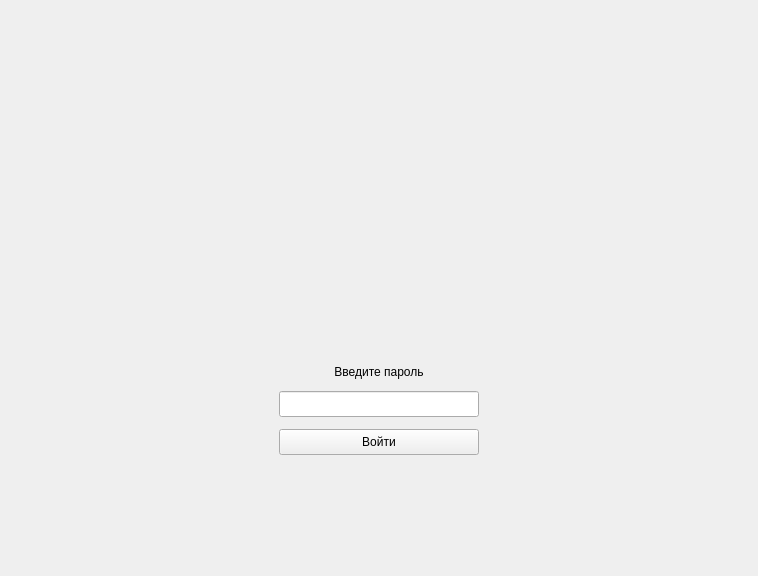
<?xml version="1.0" encoding="UTF-8"?>
<ui version="4.0">
 <class>Form</class>
 <widget class="QWidget" name="Form">
  <property name="geometry">
   <rect>
    <x>0</x>
    <y>0</y>
    <width>758</width>
    <height>576</height>
   </rect>
  </property>
  <property name="windowTitle">
   <string>Form</string>
  </property>
  <layout class="QGridLayout" name="gridLayout" rowstretch="3,0,1">
   <property name="leftMargin">
    <number>0</number>
   </property>
   <property name="topMargin">
    <number>0</number>
   </property>
   <property name="rightMargin">
    <number>0</number>
   </property>
   <property name="bottomMargin">
    <number>0</number>
   </property>
   <item row="0" column="1">
    <spacer name="verticalSpacer">
     <property name="orientation">
      <enum>Qt::Vertical</enum>
     </property>
     <property name="sizeHint" stdset="0">
      <size>
       <width>20</width>
       <height>186</height>
      </size>
     </property>
    </spacer>
   </item>
   <item row="1" column="0">
    <spacer name="horizontalSpacer">
     <property name="orientation">
      <enum>Qt::Horizontal</enum>
     </property>
     <property name="sizeHint" stdset="0">
      <size>
       <width>199</width>
       <height>20</height>
      </size>
     </property>
    </spacer>
   </item>
   <item row="1" column="1">
    <layout class="QVBoxLayout" name="verticalLayout_3">
     <property name="spacing">
      <number>12</number>
     </property>
     <item>
      <widget class="QLabel" name="passwd_label">
       <property name="sizePolicy">
        <sizepolicy hsizetype="Preferred" vsizetype="Preferred">
         <horstretch>0</horstretch>
         <verstretch>0</verstretch>
        </sizepolicy>
       </property>
       <property name="text">
        <string>Введите пароль</string>
       </property>
       <property name="alignment">
        <set>Qt::AlignCenter</set>
       </property>
      </widget>
     </item>
     <item>
      <widget class="QLineEdit" name="passwd_line_edit">
       <property name="sizePolicy">
        <sizepolicy hsizetype="Fixed" vsizetype="Fixed">
         <horstretch>0</horstretch>
         <verstretch>0</verstretch>
        </sizepolicy>
       </property>
       <property name="minimumSize">
        <size>
         <width>200</width>
         <height>26</height>
        </size>
       </property>
       <property name="echoMode">
        <enum>QLineEdit::Password</enum>
       </property>
      </widget>
     </item>
     <item>
      <widget class="QPushButton" name="enter_push_button">
       <property name="sizePolicy">
        <sizepolicy hsizetype="Fixed" vsizetype="Fixed">
         <horstretch>0</horstretch>
         <verstretch>0</verstretch>
        </sizepolicy>
       </property>
       <property name="minimumSize">
        <size>
         <width>200</width>
         <height>26</height>
        </size>
       </property>
       <property name="text">
        <string>Войти</string>
       </property>
      </widget>
     </item>
    </layout>
   </item>
   <item row="1" column="2">
    <spacer name="horizontalSpacer_2">
     <property name="orientation">
      <enum>Qt::Horizontal</enum>
     </property>
     <property name="sizeHint" stdset="0">
      <size>
       <width>198</width>
       <height>20</height>
      </size>
     </property>
    </spacer>
   </item>
   <item row="2" column="1">
    <spacer name="verticalSpacer_2">
     <property name="orientation">
      <enum>Qt::Vertical</enum>
     </property>
     <property name="sizeHint" stdset="0">
      <size>
       <width>20</width>
       <height>185</height>
      </size>
     </property>
    </spacer>
   </item>
  </layout>
 </widget>
 <resources/>
 <connections/>
</ui>
